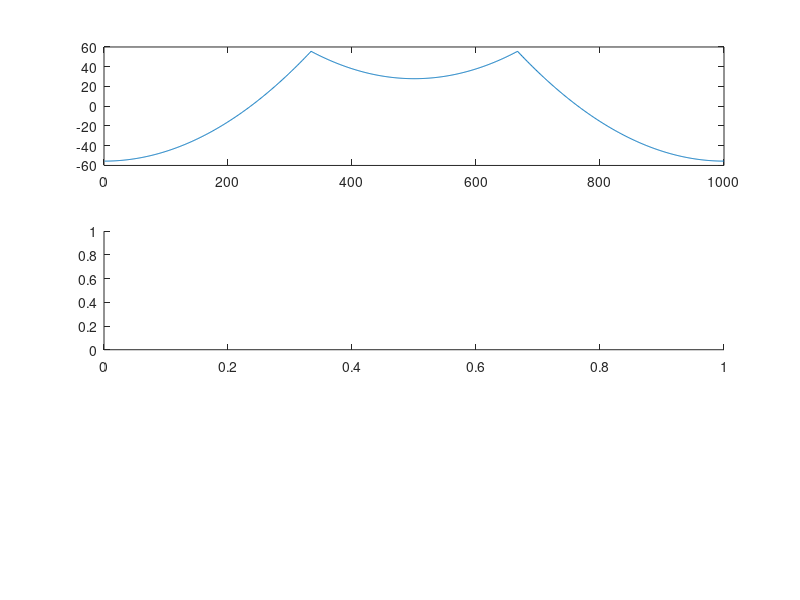

Source code (MATLAB): (Note: this script raises an error after producing the figure.)
N = 1000;
g = zeros(1,N);
W = e^(2*pi*i/N);

g(ceil(N/3)) = 1;
g(ceil(2*N/3)) = 1;
G = fft(g);
k = 0:(N-1);
weights = W.^k + W.^-k - 2;

R = - G./weights;
R(1) = 0;
r = real(ifft(R));
clf
subplot(3,1,1)
plot(r)
subplot(3,1,2)
plot(diff_2O(r))
subplot(3,1,3)
plot(diff_2O(diff_2O(r)))
